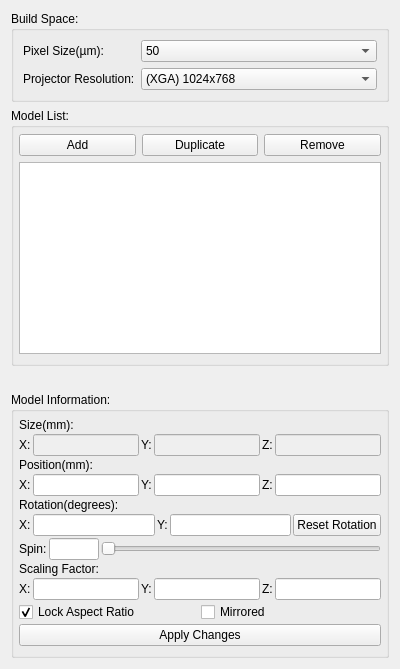
      <widget class="QWidget" name="tab">
       <property name="maximumSize">
        <size>
         <width>400</width>
         <height>16777215</height>
        </size>
       </property>
       <attribute name="title">
        <string>Models</string>
       </attribute>
       <attribute name="toolTip">
        <string>Organize your models</string>
       </attribute>
       <layout class="QVBoxLayout" name="verticalLayout_2">
        <item>
         <widget class="QGroupBox" name="groupBox_2">
          <property name="title">
           <string>Build Space:</string>
          </property>
          <layout class="QGridLayout" name="gridLayout">
           <item row="0" column="0">
            <widget class="QLabel" name="label">
             <property name="text">
              <string>Pixel Size(µm):</string>
             </property>
            </widget>
           </item>
           <item row="1" column="0">
            <widget class="QLabel" name="label_2">
             <property name="text">
              <string>Projector Resolution:</string>
             </property>
            </widget>
           </item>
           <item row="1" column="1">
            <widget class="QComboBox" name="projectorcombo">
             <property name="toolTip">
              <string>Printer projector's native resolution</string>
             </property>
             <property name="whatsThis">
              <string>Printer projector's native resolution</string>
             </property>
             <item>
              <property name="text">
               <string>(XGA) 1024x768</string>
              </property>
             </item>
             <item>
              <property name="text">
               <string>(SXGA) 1280x1024</string>
              </property>
             </item>
             <item>
              <property name="text">
               <string>(1080p) 1920x1080</string>
              </property>
             </item>
             <item>
              <property name="text">
               <string>(WUXGA) 1920x1200</string>
              </property>
             </item>
             <item>
              <property name="text">
               <string>(QXGA) 2048x1536</string>
              </property>
             </item>
            </widget>
           </item>
           <item row="0" column="1">
            <widget class="QComboBox" name="pixelsizecombo">
             <property name="sizePolicy">
              <sizepolicy hsizetype="Expanding" vsizetype="Fixed">
               <horstretch>0</horstretch>
               <verstretch>0</verstretch>
              </sizepolicy>
             </property>
             <property name="contextMenuPolicy">
              <enum>Qt::DefaultContextMenu</enum>
             </property>
             <property name="toolTip">
              <string>X Y Pixel dimensions as determined by printer calibration</string>
             </property>
             <property name="whatsThis">
              <string>X Y Pixel dimensions as determined by printer calibration</string>
             </property>
             <item>
              <property name="text">
               <string>50</string>
              </property>
             </item>
             <item>
              <property name="text">
               <string>75</string>
              </property>
             </item>
             <item>
              <property name="text">
               <string>100</string>
              </property>
             </item>
            </widget>
           </item>
          </layout>
         </widget>
        </item>
        <item>
         <widget class="QGroupBox" name="groupBox">
          <property name="title">
           <string>Model List:</string>
          </property>
          <layout class="QVBoxLayout" name="verticalLayout_3">
           <property name="spacing">
            <number>6</number>
           </property>
           <property name="leftMargin">
            <number>5</number>
           </property>
           <property name="topMargin">
            <number>6</number>
           </property>
           <property name="rightMargin">
            <number>5</number>
           </property>
           <item>
            <layout class="QHBoxLayout" name="horizontalLayout_15">
             <item>
              <widget class="QPushButton" name="AddButton">
               <property name="sizePolicy">
                <sizepolicy hsizetype="Minimum" vsizetype="Fixed">
                 <horstretch>0</horstretch>
                 <verstretch>0</verstretch>
                </sizepolicy>
               </property>
               <property name="toolTip">
                <string>Add a 3D model to the Layout</string>
               </property>
               <property name="whatsThis">
                <string>Add a 3D model to the Layout</string>
               </property>
               <property name="text">
                <string>Add</string>
               </property>
              </widget>
             </item>
             <item>
              <widget class="QPushButton" name="duplicateButton">
               <property name="toolTip">
                <string>Duplicate the selected model(s)</string>
               </property>
               <property name="whatsThis">
                <string>Duplicate the selected model(s)</string>
               </property>
               <property name="text">
                <string>Duplicate</string>
               </property>
              </widget>
             </item>
             <item>
              <widget class="QPushButton" name="RemoveButton">
               <property name="toolTip">
                <string>Delete the selected Model(s) from the layout</string>
               </property>
               <property name="whatsThis">
                <string>Delete the selected Model(s) from the layout</string>
               </property>
               <property name="text">
                <string>Remove</string>
               </property>
              </widget>
             </item>
            </layout>
           </item>
           <item>
            <widget class="QListWidget" name="ModelList">
             <property name="sizePolicy">
              <sizepolicy hsizetype="Preferred" vsizetype="Expanding">
               <horstretch>0</horstretch>
               <verstretch>0</verstretch>
              </sizepolicy>
             </property>
             <property name="toolTip">
              <string>Listing of all models in the current layout</string>
             </property>
             <property name="whatsThis">
              <string>Listing of all models in the current layout</string>
             </property>
             <property name="dragEnabled">
              <bool>false</bool>
             </property>
             <property name="selectionMode">
              <enum>QAbstractItemView::ExtendedSelection</enum>
             </property>
             <property name="selectionBehavior">
              <enum>QAbstractItemView::SelectItems</enum>
             </property>
             <property name="layoutMode">
              <enum>QListView::SinglePass</enum>
             </property>
             <property name="viewMode">
              <enum>QListView::ListMode</enum>
             </property>
             <property name="sortingEnabled">
              <bool>false</bool>
             </property>
            </widget>
           </item>
          </layout>
         </widget>
        </item>
        <item>
         <spacer name="horizontalSpacer">
          <property name="orientation">
           <enum>Qt::Horizontal</enum>
          </property>
          <property name="sizeHint" stdset="0">
           <size>
            <width>400</width>
            <height>20</height>
           </size>
          </property>
         </spacer>
        </item>
        <item>
         <widget class="QGroupBox" name="ModelTranslationBox">
          <property name="enabled">
           <bool>true</bool>
          </property>
          <property name="sizePolicy">
           <sizepolicy hsizetype="Preferred" vsizetype="Minimum">
            <horstretch>0</horstretch>
            <verstretch>0</verstretch>
           </sizepolicy>
          </property>
          <property name="minimumSize">
           <size>
            <width>0</width>
            <height>0</height>
           </size>
          </property>
          <property name="title">
           <string>Model Information:</string>
          </property>
          <layout class="QVBoxLayout" name="verticalLayout_11">
           <property name="spacing">
            <number>2</number>
           </property>
           <property name="leftMargin">
            <number>5</number>
           </property>
           <property name="topMargin">
            <number>6</number>
           </property>
           <property name="rightMargin">
            <number>5</number>
           </property>
           <item>
            <widget class="QLabel" name="label_21">
             <property name="text">
              <string>Size(mm):</string>
             </property>
            </widget>
           </item>
           <item>
            <layout class="QHBoxLayout" name="horizontalLayout_14">
             <item>
              <widget class="QLabel" name="label_23">
               <property name="text">
                <string>X:</string>
               </property>
              </widget>
             </item>
             <item>
              <widget class="QLineEdit" name="modelsizex">
               <property name="enabled">
                <bool>false</bool>
               </property>
               <property name="toolTip">
                <string>Size of model in the x axis</string>
               </property>
               <property name="whatsThis">
                <string>Size of model in the x axis</string>
               </property>
              </widget>
             </item>
             <item>
              <widget class="QLabel" name="label_22">
               <property name="text">
                <string>Y:</string>
               </property>
              </widget>
             </item>
             <item>
              <widget class="QLineEdit" name="modelsizey">
               <property name="enabled">
                <bool>false</bool>
               </property>
               <property name="toolTip">
                <string>Size of model in the y axis</string>
               </property>
               <property name="whatsThis">
                <string>Size of model in the y axis</string>
               </property>
              </widget>
             </item>
             <item>
              <widget class="QLabel" name="label_24">
               <property name="text">
                <string>Z:</string>
               </property>
              </widget>
             </item>
             <item>
              <widget class="QLineEdit" name="modelsizez">
               <property name="enabled">
                <bool>false</bool>
               </property>
               <property name="toolTip">
                <string>Size of model in the z axis</string>
               </property>
               <property name="whatsThis">
                <string>Size of model in the z axis</string>
               </property>
              </widget>
             </item>
            </layout>
           </item>
           <item>
            <widget class="QLabel" name="label_8">
             <property name="sizePolicy">
              <sizepolicy hsizetype="Preferred" vsizetype="Preferred">
               <horstretch>0</horstretch>
               <verstretch>0</verstretch>
              </sizepolicy>
             </property>
             <property name="text">
              <string>Position(mm):</string>
             </property>
            </widget>
           </item>
           <item>
            <layout class="QHBoxLayout" name="horizontalLayout_11">
             <item>
              <widget class="QLabel" name="label_11">
               <property name="text">
                <string>X:</string>
               </property>
              </widget>
             </item>
             <item>
              <widget class="QLineEdit" name="posx">
               <property name="toolTip">
                <string>Position of model's center in the x axis</string>
               </property>
               <property name="whatsThis">
                <string>Position of model's center in the x axis</string>
               </property>
              </widget>
             </item>
             <item>
              <widget class="QLabel" name="label_12">
               <property name="text">
                <string>Y:</string>
               </property>
              </widget>
             </item>
             <item>
              <widget class="QLineEdit" name="posy">
               <property name="toolTip">
                <string>Position of model's center in the y axis</string>
               </property>
               <property name="whatsThis">
                <string>Position of model's center in the y axis</string>
               </property>
              </widget>
             </item>
             <item>
              <widget class="QLabel" name="label_13">
               <property name="text">
                <string>Z:</string>
               </property>
              </widget>
             </item>
             <item>
              <widget class="QLineEdit" name="posz">
               <property name="toolTip">
                <string>Position of model's center in the z axis</string>
               </property>
               <property name="whatsThis">
                <string>Position of model's center in the z axis</string>
               </property>
              </widget>
             </item>
            </layout>
           </item>
           <item>
            <widget class="QLabel" name="label_9">
             <property name="sizePolicy">
              <sizepolicy hsizetype="Preferred" vsizetype="Fixed">
               <horstretch>0</horstretch>
               <verstretch>0</verstretch>
              </sizepolicy>
             </property>
             <property name="text">
              <string>Rotation(degrees):</string>
             </property>
            </widget>
           </item>
           <item>
            <layout class="QHBoxLayout" name="horizontalLayout_12">
             <item>
              <widget class="QLabel" name="label_30">
               <property name="text">
                <string>X:</string>
               </property>
              </widget>
             </item>
             <item>
              <widget class="QLineEdit" name="rotx"/>
             </item>
             <item>
              <widget class="QLabel" name="label_31">
               <property name="text">
                <string>Y:</string>
               </property>
              </widget>
             </item>
             <item>
              <widget class="QLineEdit" name="roty"/>
             </item>
             <item>
              <widget class="QPushButton" name="pushButton">
               <property name="text">
                <string>Reset Rotation</string>
               </property>
              </widget>
             </item>
            </layout>
           </item>
           <item>
            <layout class="QHBoxLayout" name="horizontalLayout_22">
             <item>
              <widget class="QLabel" name="label_16">
               <property name="text">
                <string>Spin:</string>
               </property>
              </widget>
             </item>
             <item>
              <widget class="QLineEdit" name="rotz">
               <property name="sizePolicy">
                <sizepolicy hsizetype="Minimum" vsizetype="Fixed">
                 <horstretch>0</horstretch>
                 <verstretch>0</verstretch>
                </sizepolicy>
               </property>
               <property name="maximumSize">
                <size>
                 <width>50</width>
                 <height>16777215</height>
                </size>
               </property>
               <property name="toolTip">
                <string>Rotation of model about its z axis</string>
               </property>
               <property name="whatsThis">
                <string>Rotation of model about its z axis</string>
               </property>
              </widget>
             </item>
             <item>
              <widget class="QSlider" name="Model_Spin_horizontalSlider">
               <property name="sizePolicy">
                <sizepolicy hsizetype="Expanding" vsizetype="Fixed">
                 <horstretch>0</horstretch>
                 <verstretch>0</verstretch>
                </sizepolicy>
               </property>
               <property name="maximum">
                <number>360</number>
               </property>
               <property name="orientation">
                <enum>Qt::Horizontal</enum>
               </property>
               <property name="invertedAppearance">
                <bool>false</bool>
               </property>
              </widget>
             </item>
            </layout>
           </item>
           <item>
            <widget class="QLabel" name="label_10">
             <property name="sizePolicy">
              <sizepolicy hsizetype="Preferred" vsizetype="Fixed">
               <horstretch>0</horstretch>
               <verstretch>0</verstretch>
              </sizepolicy>
             </property>
             <property name="text">
              <string>Scaling Factor:</string>
             </property>
            </widget>
           </item>
           <item>
            <layout class="QHBoxLayout" name="horizontalLayout_13">
             <item>
              <widget class="QLabel" name="label_19">
               <property name="text">
                <string>X:</string>
               </property>
              </widget>
             </item>
             <item>
              <widget class="QLineEdit" name="scalex">
               <property name="toolTip">
                <string>Model's x axis scaling factor</string>
               </property>
               <property name="statusTip">
                <string/>
               </property>
               <property name="whatsThis">
                <string>Model's x axis scaling factor</string>
               </property>
              </widget>
             </item>
             <item>
              <widget class="QLabel" name="label_17">
               <property name="text">
                <string>Y:</string>
               </property>
              </widget>
             </item>
             <item>
              <widget class="QLineEdit" name="scaley">
               <property name="toolTip">
                <string>Model's y axis scaling factor</string>
               </property>
               <property name="whatsThis">
                <string>Model's y axis scaling factor</string>
               </property>
              </widget>
             </item>
             <item>
              <widget class="QLabel" name="label_18">
               <property name="text">
                <string>Z:</string>
               </property>
              </widget>
             </item>
             <item>
              <widget class="QLineEdit" name="scalez">
               <property name="toolTip">
                <string>Model's z axis scaling factor</string>
               </property>
               <property name="whatsThis">
                <string>Model's z axis scaling factor</string>
               </property>
              </widget>
             </item>
            </layout>
           </item>
           <item>
            <layout class="QHBoxLayout" name="horizontalLayout_2">
             <item>
              <widget class="QCheckBox" name="scalelock">
               <property name="toolTip">
                <string>Select to lock the model's x, y &amp; z axis scaling factors</string>
               </property>
               <property name="whatsThis">
                <string>Select to lock the model's x, y &amp; z axis scaling factors</string>
               </property>
               <property name="text">
                <string>Lock Aspect Ratio</string>
               </property>
               <property name="checked">
                <bool>true</bool>
               </property>
              </widget>
             </item>
             <item>
              <widget class="QCheckBox" name="flipx">
               <property name="text">
                <string>Mirrored</string>
               </property>
              </widget>
             </item>
            </layout>
           </item>
           <item>
            <widget class="QPushButton" name="ApplyButton">
             <property name="toolTip">
              <string>Apply entered changes to selected model's parameters</string>
             </property>
             <property name="whatsThis">
              <string>Apply entered changes to selected model's parameters</string>
             </property>
             <property name="text">
              <string>Apply Changes</string>
             </property>
            </widget>
           </item>
          </layout>
         </widget>
        </item>
       </layout>
      </widget>
